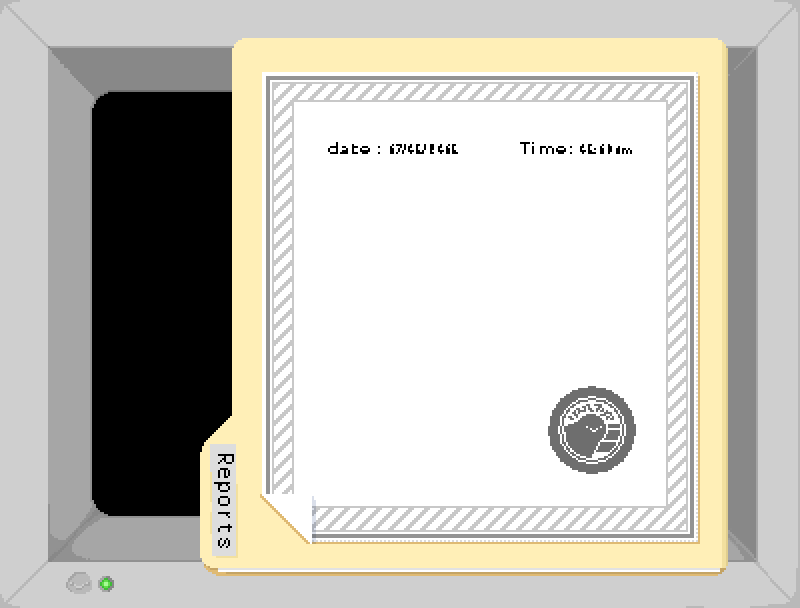

A level layout from a 2D game, rendered from its tile map. Below: a short description, then the map file with its tile-grid data intact:
An orthogonal 25x19 tile map with 32x32 px tiles, 2 tile layers (Frame, OpenFolder2), 3 hidden layers not drawn.

<map version="1.2" tiledversion="1.2.4" orientation="orthogonal" renderorder="right-down" width="25" height="19" tilewidth="32" tileheight="32" infinite="0" nextlayerid="7" nextobjectid="1">
 <tileset firstgid="1" name="System" tilewidth="32" tileheight="32" tilecount="289" columns="17">
  <image source="systemtiles.png" width="544" height="544" />
 </tileset>
 <layer id="1" name="Frame" width="25" height="19" locked="1">
  <data encoding="csv">
1,2,3,4,5,5,5,5,5,5,5,5,5,5,5,5,5,5,5,5,5,6,7,8,9,
18,19,20,21,22,22,22,22,22,22,22,22,22,22,22,22,22,22,22,22,22,23,24,25,26,
35,36,37,38,39,39,39,39,39,39,39,39,39,39,39,39,39,39,39,39,39,40,41,42,43,
52,53,54,55,0,0,0,0,0,0,0,0,0,0,0,0,0,0,0,0,0,57,58,59,60,
69,70,71,0,0,0,0,0,0,0,0,0,0,0,0,0,0,0,0,0,0,0,75,76,77,
69,70,71,0,0,0,0,0,0,0,0,0,0,0,0,0,0,0,0,0,0,0,75,76,77,
69,70,71,0,0,0,0,0,0,0,0,0,0,0,0,0,0,0,0,0,0,0,75,76,77,
69,70,71,0,0,0,0,0,0,0,0,0,0,0,0,0,0,0,0,0,0,0,75,76,77,
69,70,71,0,0,0,0,0,0,0,0,0,0,0,0,0,0,0,0,0,0,0,75,76,77,
69,70,71,0,0,0,0,0,0,0,0,0,0,0,0,0,0,0,0,0,0,0,75,76,77,
69,70,71,0,0,0,0,0,0,0,0,0,0,0,0,0,0,0,0,0,0,0,75,76,77,
69,70,71,0,0,0,0,0,0,0,0,0,0,0,0,0,0,0,0,0,0,0,75,76,77,
69,70,71,0,0,0,0,0,0,0,0,0,0,0,0,0,0,0,0,0,0,0,75,76,77,
69,70,71,0,0,0,0,0,0,0,0,0,0,0,0,0,0,0,0,0,0,0,75,76,77,
69,70,71,0,0,0,0,0,0,0,0,0,0,0,0,0,0,0,0,0,0,0,75,76,77,
86,87,88,89,90,90,90,90,90,90,90,90,90,90,90,90,90,90,90,90,90,91,92,93,94,
103,104,105,106,107,107,107,107,107,107,107,107,107,107,107,107,107,107,107,107,107,108,109,110,111,
120,121,122,123,124,124,124,124,124,124,124,124,124,124,124,124,124,124,124,124,124,125,126,127,128,
137,138,139,140,141,141,141,141,141,141,141,141,141,141,141,141,141,141,141,141,141,142,143,144,145
</data>
 </layer>
 <layer id="2" name="Folder" width="25" height="19" visible="0">
  <data encoding="csv">
0,0,0,0,0,0,0,0,0,0,0,0,0,0,0,0,0,0,0,0,0,0,0,0,0,
0,0,0,0,0,0,0,0,0,0,0,0,0,0,155,157,156,156,156,156,156,156,156,156,158,
0,0,0,0,0,0,0,0,0,0,0,0,0,0,172,173,173,173,173,173,173,173,173,174,175,
0,0,0,0,0,0,0,0,0,0,0,0,0,0,172,173,173,173,173,173,173,173,174,174,175,
0,0,0,0,0,0,0,0,0,0,0,0,0,0,172,190,190,190,190,190,190,173,174,191,192,
0,0,0,0,0,0,0,0,0,0,0,0,0,0,172,207,207,207,207,207,207,173,174,208,209,
0,0,0,0,0,0,0,0,0,0,0,0,0,0,172,173,174,174,174,224,224,173,173,174,226,
0,0,0,0,0,0,0,0,0,0,0,0,0,0,172,173,174,191,191,174,174,190,173,174,243,
0,0,0,0,0,0,0,0,0,0,0,0,0,0,172,173,173,174,208,191,191,174,173,174,243,
0,0,0,0,0,0,0,0,0,0,0,0,0,0,172,190,173,174,225,208,208,191,173,174,243,
0,0,0,0,0,0,0,0,0,0,0,0,0,0,172,207,173,174,242,225,225,208,174,174,243,
0,0,0,0,0,0,0,0,0,0,0,0,0,0,172,173,174,174,242,242,242,225,191,191,243,
0,0,0,0,0,0,0,0,0,0,0,0,0,0,172,173,173,173,173,173,174,242,208,208,243,
0,0,0,0,0,0,0,0,0,0,0,0,0,188,189,190,190,190,190,190,191,242,225,225,243,
0,0,0,0,0,0,0,0,0,0,0,0,0,205,206,207,207,207,207,207,208,242,242,242,243,
0,0,0,0,0,0,0,0,0,0,0,0,0,222,223,224,224,224,224,224,225,241,242,225,226,
0,0,0,0,0,0,0,0,0,0,0,0,0,239,240,241,241,241,241,241,242,241,242,242,243,
0,0,0,0,0,0,0,0,0,0,0,0,0,256,257,258,259,259,259,259,259,259,259,259,260,
0,0,0,0,0,0,0,0,0,0,0,0,0,0,0,0,0,0,0,0,0,0,0,0,0
</data>
 </layer>
 <layer id="5" name="OpenFolder1" width="25" height="19" visible="0">
  <data encoding="csv">
0,0,0,0,0,0,0,0,0,0,0,0,0,0,0,0,0,0,0,0,0,0,0,0,0,
0,0,0,0,0,0,0,155,156,156,156,156,156,156,156,156,156,156,156,156,156,156,158,0,0,
0,0,0,0,0,0,0,172,159,160,161,161,161,161,161,161,161,161,161,161,162,163,192,0,0,
0,0,0,0,0,0,0,172,176,177,178,178,178,178,178,178,178,178,178,178,179,180,209,0,0,
0,0,0,0,0,0,0,172,176,211,201,201,201,283,284,285,286,287,288,289,213,214,226,0,0,
0,0,0,0,0,0,0,172,210,211,218,218,218,218,201,201,201,201,202,212,213,214,243,0,0,
0,0,0,0,0,0,0,172,210,211,235,235,235,235,218,218,218,218,219,212,213,214,243,0,0,
0,0,0,0,0,0,0,172,210,211,212,212,212,212,235,235,235,235,236,212,213,214,243,0,0,
0,0,0,0,0,0,0,172,210,211,212,212,212,212,212,212,212,212,212,212,213,214,243,0,0,
0,0,0,0,0,0,0,172,210,211,201,202,202,202,202,202,202,202,212,212,213,214,243,0,0,
0,0,0,0,0,0,0,172,210,211,218,219,219,219,219,219,219,219,212,212,213,214,243,0,0,
0,0,0,0,0,0,0,172,210,211,235,236,236,236,236,236,236,236,212,212,213,214,243,0,0,
0,0,0,0,0,0,0,172,210,211,212,212,212,201,201,201,202,201,201,202,213,214,243,0,0,
0,0,0,0,0,0,188,189,210,211,212,212,212,218,218,218,219,201,218,219,213,214,243,0,0,
0,0,0,0,0,0,205,206,210,211,181,182,183,184,185,164,165,166,167,168,213,214,243,0,0,
0,0,0,0,0,0,222,223,227,228,263,263,263,263,263,263,263,263,263,263,264,265,243,0,0,
0,0,0,0,0,0,239,240,244,245,280,280,280,280,280,280,280,280,280,280,281,282,243,0,0,
0,0,0,0,0,0,256,257,258,258,258,258,258,258,258,258,258,258,259,258,258,259,260,0,0,
0,0,0,0,0,0,0,0,0,0,0,0,0,0,0,0,0,0,0,0,0,0,0,0,0
</data>
 </layer>
 <layer id="6" name="OpenFolder2" width="25" height="19">
  <data encoding="csv">
0,0,0,0,0,0,0,0,0,0,0,0,0,0,0,0,0,0,0,0,0,0,0,0,0,
0,0,0,0,0,0,0,155,156,156,156,156,156,156,156,156,156,156,156,156,156,156,158,0,0,
0,0,0,0,0,0,0,172,159,160,161,161,161,161,161,161,161,161,161,161,162,163,192,0,0,
0,0,0,0,0,0,0,172,176,177,178,178,178,178,178,178,178,178,178,178,179,180,209,0,0,
0,0,0,0,0,0,0,172,176,211,249,250,251,252,253,218,266,267,268,269,213,214,226,0,0,
0,0,0,0,0,0,0,172,210,211,218,218,218,218,218,219,201,201,202,212,213,214,243,0,0,
0,0,0,0,0,0,0,172,210,211,235,235,235,235,218,218,218,218,219,212,213,214,243,0,0,
0,0,0,0,0,0,0,172,210,211,212,212,212,212,235,235,235,235,236,212,213,214,243,0,0,
0,0,0,0,0,0,0,172,210,211,212,212,212,212,212,212,212,212,212,212,213,214,243,0,0,
0,0,0,0,0,0,0,172,210,211,201,202,202,202,202,202,202,202,212,212,213,214,243,0,0,
0,0,0,0,0,0,0,172,210,211,218,219,219,219,219,219,219,219,212,212,213,214,243,0,0,
0,0,0,0,0,0,0,172,210,211,235,236,236,236,236,236,236,236,212,212,213,214,243,0,0,
0,0,0,0,0,0,0,172,210,211,212,212,212,201,201,201,202,198,199,200,213,214,243,0,0,
0,0,0,0,0,0,188,189,210,211,212,212,212,218,218,218,219,215,216,217,213,214,243,0,0,
0,0,0,0,0,0,205,206,210,211,218,219,219,219,219,219,219,232,233,234,213,214,243,0,0,
0,0,0,0,0,0,222,223,261,262,263,263,263,263,263,263,263,263,263,263,230,231,243,0,0,
0,0,0,0,0,0,239,240,278,279,280,280,280,280,280,280,280,280,280,280,247,248,243,0,0,
0,0,0,0,0,0,256,257,258,258,258,258,258,258,258,258,258,258,259,258,258,259,260,0,0,
0,0,0,0,0,0,0,0,0,0,0,0,0,0,0,0,0,0,0,0,0,0,0,0,0
</data>
 </layer>
 <layer id="3" name="Logo" width="25" height="19" visible="0" locked="1" offsetx="-16" offsety="0">
  <data encoding="csv">
0,0,0,0,0,0,0,0,0,0,0,0,0,0,0,0,0,0,0,0,0,0,0,0,0,
0,0,0,0,0,0,0,0,0,0,0,0,0,0,0,0,0,0,0,0,0,0,0,0,0,
0,0,0,0,0,0,0,0,0,0,0,0,0,0,0,0,0,0,0,0,0,0,0,0,0,
0,0,0,0,0,0,0,0,0,0,0,0,0,0,0,0,0,0,0,0,0,0,0,0,0,
0,0,0,0,0,0,0,0,0,0,0,10,11,12,13,0,0,0,0,0,0,0,0,0,0,
0,0,0,0,0,0,0,0,0,0,0,27,28,29,30,0,0,0,0,0,0,0,0,0,0,
0,0,0,0,0,0,0,0,0,0,0,44,45,46,47,0,0,0,0,0,0,0,0,0,0,
0,0,0,0,0,0,0,0,0,0,0,61,62,63,64,0,0,0,0,0,0,0,0,0,0,
0,0,0,0,0,0,0,0,0,0,0,78,79,80,81,0,0,0,0,0,0,0,0,0,0,
0,0,0,0,0,0,0,0,0,0,0,95,96,97,98,0,0,0,0,0,0,0,0,0,0,
0,0,0,0,0,0,0,0,0,0,0,0,0,0,0,0,0,0,0,0,0,0,0,0,0,
0,0,0,0,0,0,0,0,0,0,0,0,0,0,0,0,0,0,0,0,0,0,0,0,0,
0,0,0,0,0,0,0,0,0,0,0,0,0,0,0,0,0,0,0,0,0,0,0,0,0,
0,0,0,0,0,0,0,0,0,0,0,0,0,0,0,0,0,0,0,0,0,0,0,0,0,
0,0,0,0,0,0,0,0,0,0,0,0,0,0,0,0,0,0,0,0,0,0,0,0,0,
0,0,0,0,0,0,0,0,0,0,0,0,0,0,0,0,0,0,0,0,0,0,0,0,0,
0,0,0,0,0,0,0,0,0,0,0,0,0,0,0,0,0,0,0,0,0,0,0,0,0,
0,0,0,0,0,0,0,0,0,0,0,0,0,0,0,0,0,0,0,0,0,0,0,0,0,
0,0,0,0,0,0,0,0,0,0,0,0,0,0,0,0,0,0,0,0,0,0,0,0,0
</data>
 </layer>
</map>